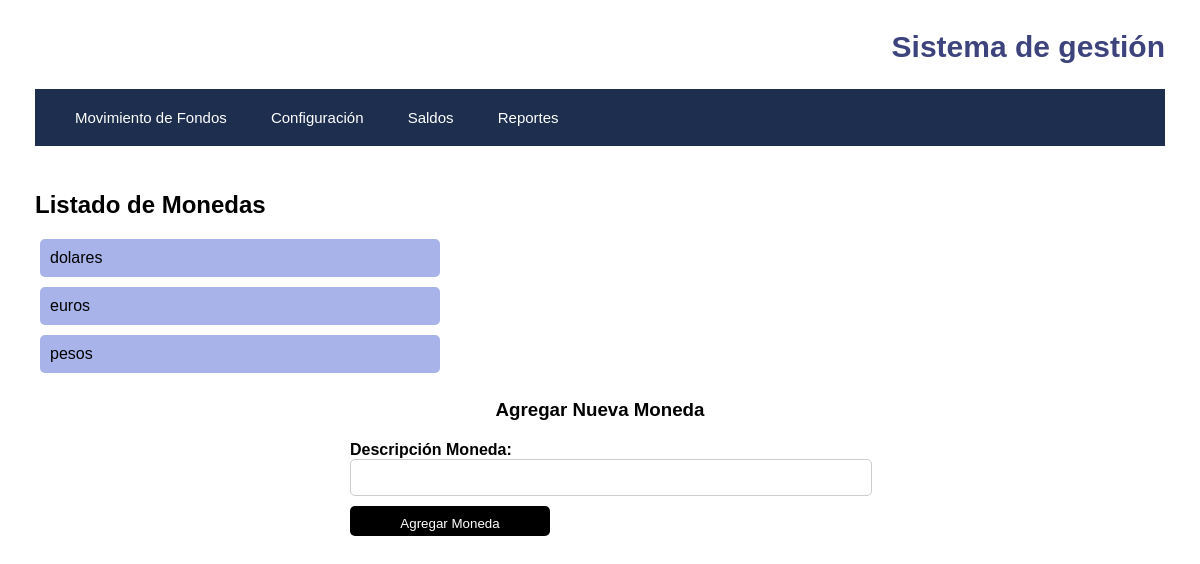
/api/addcoin, run on the app's committed database.
### Models.py (models this page shows, shortened)
class Moneda(db.Model):
    id_moneda = db.Column(db.Integer, unique=True, primary_key=True)
    descr_moneda = db.Column(db.Text, unique=True)

### app.py (the view)
@app.route("/api/addcoin", methods=["GET"])
def show_coin_form():
    opciones_moneda = sorted(Moneda.query.all(), key=lambda moneda: moneda.descr_moneda)
    return render_template("addcoin.html", opciones_moneda=opciones_moneda)

### templates/addcoin.html (shortened to what this page needs)
<!DOCTYPE html>
<html lang="en">
<head>
    <link rel="stylesheet" type="text/css" href="{{ url_for('static', filename='style.css') }}">
</head>
<body>
    {% extends 'base.html' %}
    {% block content %}
        <h2>Listado de Monedas</h2>
        <ul>
            {% for moneda in opciones_moneda %}
                <li>{{ moneda.descr_moneda }}</li>
            {% endfor %}
        </ul>
        <h3>Agregar Nueva Moneda</h3>
        <form action="/api/addcoin" method="post">
            <div class="form-group">
                <label for="descr_moneda">Descripción Moneda:</label>
                <input type="text" id="descr_moneda" name="descr_moneda" required>
            </div>
            <input type="submit" value="Agregar Moneda">
        </form>
    {% endblock %}

### static/style.css (style rules this page uses)
body { font-family: sans-serif; margin: 0; padding: 0; }
h2 { margin-top: 10px; margin-left: 35px; text-align: left; }
h3 { margin-top: 0; text-align: center; }
form { width: 500px; margin: 0 auto; }
.form-group { margin-bottom: 10px; }
label { font-weight: bold; }
input, select { width: 100%; padding: 10px; border-radius: 5px; border: 1px solid #ccc; }
input[type="submit"] { width: 200px; height: 30px; background-color: #000; color: #fff; border-radius: 5px; border: none; cursor: pointer; margin-bottom: 20px; }
.form-group:nth-child(1) { margin-top: 20px; }
ul { list-style-type: none; overflow-y: auto; max-height: 200px; width: 400px; }
li { background-color: #9ba9e6de; padding: 10px; border-radius: 5px; margin-bottom: 10px; }

### data on the page
Moneda: descr_moneda "dolares"
Moneda: descr_moneda "euros"
Moneda: descr_moneda "pesos"
